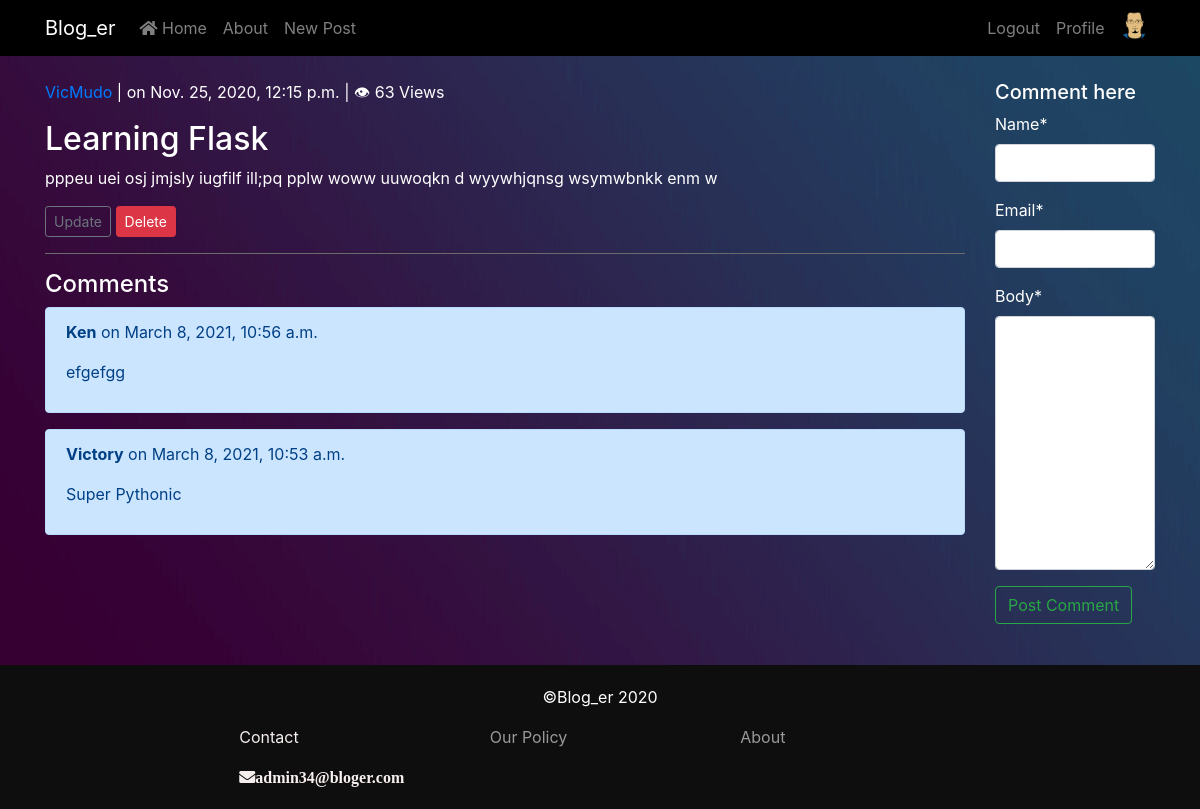
The app's page /post/10/ (signed in) with its own data.
### users/models.py (models this page shows, shortened)
class Profile(models.Model):
    user = models.OneToOneField(User, on_delete=models.CASCADE)
    p_pic = models.ImageField(default='default.jpg', upload_to='profile_pics')

### blog/models.py (models this page shows, shortened)
class Post(models.Model):
    title = models.CharField(max_length=200)
    author = models.ForeignKey(User, on_delete=models.CASCADE)
    content = models.TextField()
    date_posted = models.DateTimeField(default=timezone.now)
    view_count = models.PositiveIntegerField(default=0)
    objects = PostManager()

class Comment(models.Model):
    post = models.ForeignKey(Post, on_delete=models.CASCADE, related_name='comments')
    name = models.CharField(max_length=80)
    email = models.EmailField()
    body = models.TextField()
    created = models.DateTimeField(auto_now_add=True)
    updated = models.DateTimeField(auto_now=True)
    active = models.BooleanField(default=True)
    class Meta:
        ordering = ('-created',)

### blog/views.py (the view, shortened to what this page needs)
# urls.py: path('post/<int:pk>/', views.PostDetailView.as_view(), name="post_detail"),
class PostDetailView(View):
    def get(self, request, *args, **kwargs):
        view = PostDisplayView.as_view()
        return view(request, *args, **kwargs)

### blog/forms.py
class CommentForm(forms.ModelForm):
    class Meta:
        model = Comment
        fields = ('name', 'email', 'body',)

### blog/models.py (called while the page is built)
    def get_queryset(self):
        return PostQuerySet(self.model, using=self._db)

### blog/views.py (called while the page is built)
    def get_object(self):
        object = super(PostDisplayView, self).get_object()
        object.view_count += 1
        object.save()
        return object

    def get_context_data(self, **kwargs):
        context = super(PostDisplayView, self).get_context_data(**kwargs)
        context['comments'] = Comment.objects.filter(post=self.get_object())
        context['form'] = CommentForm()
        return context

### blog/templates/blog/post_detail.html (shortened to what this page needs)
{% extends 'blog/base.html' %}
{% load crispy_forms_tags %}
{% block content %}
<div class="row">
    <div class="col-sm-10 mx-auto">
        <article>
            <span>
                <p class="author"><a href="{% url 'blog:user_posts' post.author.username%}">{{ post.author }}</a> | on
                    {{ post.date_posted }} | &#x1f441 {{ post.view_count }} Views</p>
            </span>
            <h2>{{ post.title }}</h2>
            <p>{{ post.content }}</p>
        </article>
        <div>
            {% if post.author == request.user %}
            <a href="{% url 'blog:post_update' post.pk %}" class="btn btn-outline-secondary btn-sm">Update</a>
            <a href="{% url 'blog:post_delete' post.pk %}" class="btn btn-danger btn-sm">Delete</a>
            {% endif %}
        </div>
        <hr>
        <div class="comment-list">
            <h4>Comments</h4>
            {% for comment in comments %}
            <div class="comment">
                <div class="alert alert-primary">
                    <p><b>{{ comment.name }}</b> on {{ comment.created }}</p>
                    <p>{{ comment.body }}</p>
                </div>
            </div>
            {% empty %}
            <div class="no-comment">
                <p>No comments yet!</p>
            </div>
            {% endfor %}
        </div>
    </div>
    <div class="col-sm-2 mx auto">
        <h5>Comment here</h5>
        <form action="" method="POST" id="comment-form">
            {{form|crispy}}
            <button class="btn btn-outline-success">Post Comment</button>
        </form>
    </div>
</div>
<div class="row">
    <div class="col-sm-2">
    </div>
</div>
{% endblock content %}

### blog/templates/blog/nav-bar.html (shortened to what this page needs)
    <nav class="navbar navbar-dark navbar-expand-lg fixed-top bg-custom-2">
    <div class="container">
        <a class="navbar-brand" href="{% url 'blog:welcome' %}">Blog_er</a>
        <div class="collapse navbar-collapse" id="navbarSupportedContent-555">
            <ul class="navbar-nav mr-auto">
                <li class="nav-item">
                    <a class="nav-link" href="{% url 'blog:blog_home' %}"><i class="fa fa-home"></i>
                        Home
                    </a>
                </li>
                <li class="nav-item">
                    <a class="nav-link" href="#">About</a>
                </li>
                {% if request.user.is_authenticated %}
                <li class="nav-item">
                    <a class="nav-link" href="{% url 'blog:post_new' %}">New Post</a>
                </li>
                {% endif %}
            </ul>
            <ul class="navbar-nav ml-auto nav-flex-icons">
                {% if request.user.is_authenticated %}
                <li class="nav-item">
                    <a class="nav-link" href="{% url 'logout' %}">Logout</a>
                </li>
                <li class="nav-item">
                    <a class="nav-link" href="{% url 'profile' %}">Profile</a>
                </li>
                <li class="nav-item avatar">
                    <a class="nav-link p-0" href="{% url 'profile' %}">
                        <img src="{{ user.profile.p_pic.url }}" class="rounded-circle z-depth-0" alt="avatar image" height="35">
                    </a>
                </li>
                {% endif %}
            </ul>
        </div>
    </div>
</nav>

### static/css/style.css (style rules this page uses)
nav { background-color:black; }
hr { border-color: rgb(107, 107, 107); }
article .author a { text-decoration: none; }

### records on screen
Post: author "VicMudo", date_posted "Nov. 25, 2020, 12:15 p.m.", view_count "63", title "Learning Flask", content "pppeu uei osj jmjsly iugfilf ill;pq pplw woww uuwoqkn d wyywhjqnsg wsymwbnkk enm w"
Comment: name "Ken", created "March 8, 2021, 10:56 a.m.", body "efgefgg"
Comment: name "Victory", created "March 8, 2021, 10:53 a.m.", body "Super Pythonic"
